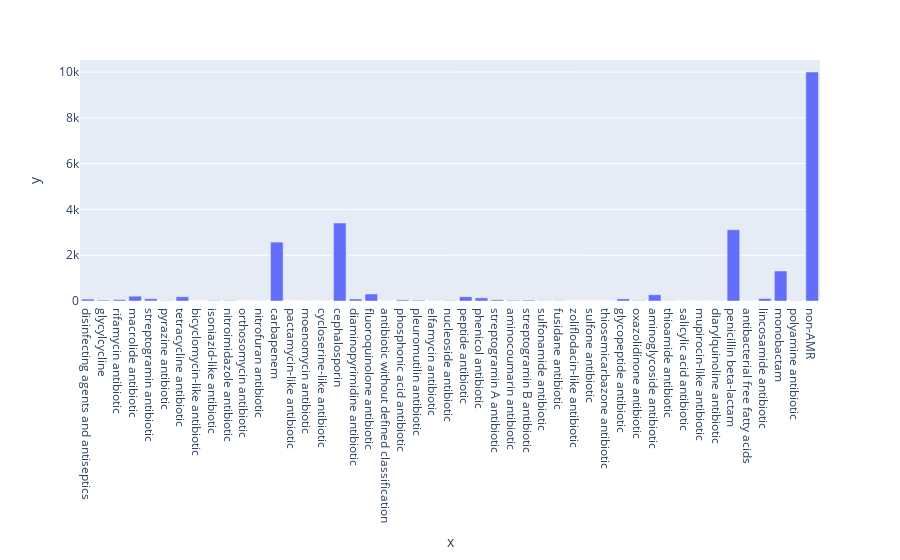

Notebook code for this chart:
### Code cell
from plotly import express as px

# Visualize the distribution of each label
label_sums = label_cache.select(pl.all().sum())
fig = px.bar(x=label_sums.columns, y=label_sums.row(0))
fig.show()

### Figure 1 — Plotly figure (JSON) as saved in the notebook; plotly's stock layout.template omitted (floating-point values rounded to 4 significant figures)
{"data": [{"hovertemplate": "x=%{x}<br>y=%{y}<extra></extra>", "legendgroup": "", "marker": {"color": "#636efa", "pattern": {"shape": ""}}, "name": "", "orientation": "v", "showlegend": false, "textposition": "auto", "type": "bar", "x": ["disinfecting agents and antiseptics", "glycylcycline", "rifamycin antibiotic", "macrolide antibiotic", "streptogramin antibiotic", "pyrazine antibiotic", "tetracycline antibiotic", "bicyclomycin-like antibiotic", "isoniazid-like antibiotic", "nitroimidazole antibiotic", "orthosomycin antibiotic", "nitrofuran antibiotic", "carbapenem", "pactamycin-like antibiotic", "moenomycin antibiotic", "cycloserine-like antibiotic", "cephalosporin", "diaminopyrimidine antibiotic", "fluoroquinolone antibiotic", "antibiotic without defined classification", "phosphonic acid antibiotic", "pleuromutilin antibiotic", "elfamycin antibiotic", "nucleoside antibiotic", "peptide antibiotic", "phenicol antibiotic", "streptogramin A antibiotic", "aminocoumarin antibiotic", "streptogramin B antibiotic", "sulfonamide antibiotic", "fusidane antibiotic", "zoliflodacin-like antibiotic", "sulfone antibiotic", "thiosemicarbazone antibiotic", "glycopeptide antibiotic", "oxazolidinone antibiotic", "aminoglycoside antibiotic", "thioamide antibiotic", "salicylic acid antibiotic", "mupirocin-like antibiotic", "diarylquinoline antibiotic", "penicillin beta-lactam", "antibacterial free fatty acids", "lincosamide antibiotic", "monobactam", "polyamine antibiotic", "non-AMR"], "xaxis": "x", "y": [82, 37, 63, 210, 99, 12, 185, 1, 21, 18, 1, 5, 2572, 1, 2, 2, 3404, 88, 306, 2, 48, 34, 7, 17, 185, 139, 53, 28, 37, 10, 11, 1, 1, 1, 93, 18, 274, 7, 3, 4, 4, 3115, 3, 108, 1310, 10, 10000], "yaxis": "y"}], "layout": {"barmode": "relative", "legend": {"tracegroupgap": 0}, "margin": {"t": 60}, "xaxis": {"anchor": "y", "domain": [0, 1], "title": {"text": "x"}}, "yaxis": {"anchor": "x", "domain": [0, 1], "title": {"text": "y"}}}}
